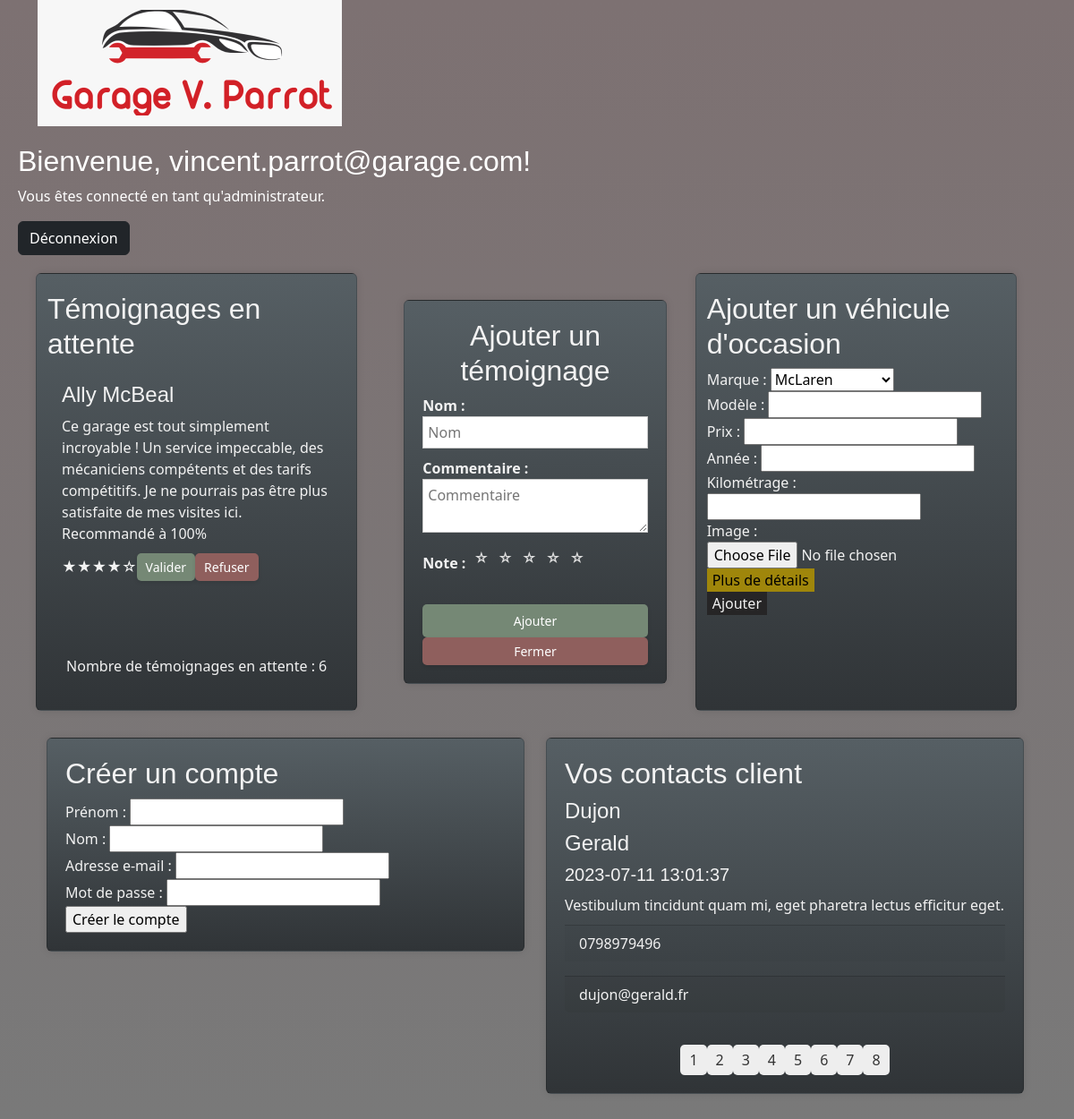
The page /css/admin.php?page_contacts=4 (signed in) on the database its author committed.
### tables this page shows
CREATE TABLE
    temoignages (
        id INT(11) AUTO_INCREMENT PRIMARY KEY,
        nom VARCHAR(255),
        commentaire TEXT,
        note INT(11),
        valide INT(11)
    );

CREATE TABLE
    contacts (
        id INT(11) AUTO_INCREMENT PRIMARY KEY,
        nom VARCHAR(255),
        prenom VARCHAR(255),
        email VARCHAR(255),
        telephone VARCHAR(20),
        message TEXT,
        created_at TIMESTAMP
    );

### css/admin.php (the view, shortened to what this page needs)
<?php
include 'employ.php';
include 'includes/traitement_creation_compte.php';
?>
<head>
</head>
<div class="container">
  <div class="row">
    <div class="col">
      <div class="card">
      <h2>Créer un compte</h2>
        <form action="includes/traitement_creation_compte.php" method="POST">
          <div class="form-group">
            <label for="prénom">Prénom :</label>
            <input type="text" id="prénom" name="prénom" required>
          </div>
          <div class="form-group">
            <label for="nom">Nom :</label>
            <input type="text" id="nom" name="nom" required>
          </div>
          <div class="form-group">
            <label for="email">Adresse e-mail :</label>
            <input type="email" id="email" name="email" required>
          </div>
          <div class="form-group">
            <label for="mot_de_passe">Mot de passe :</label>
            <input type="password" id="mot_de_passe" name="mot_de_passe" required>
          </div>
          <div class="form-group">
            <input type="submit" value="Créer le compte">
          </div>
        </form>
      </div>
    </div>
    <div class="col">
      <div class="card">
        <?php
        $perPageContacts = 1;
        $pageContacts = isset($_GET['page_contacts']) ? $_GET['page_contacts'] : 1;
        $queryContacts = "SELECT * FROM contacts";
        $stmtContacts = $connection->prepare($queryContacts);
        $stmtContacts->execute();
        $totalContacts = $stmtContacts->rowCount();
        $pagesContacts = ceil($totalContacts / $perPageContacts);
        $offsetContacts = ($pageContacts - 1) * $perPageContacts;
        $queryContacts .= " LIMIT $offsetContacts, $perPageContacts";
        $stmtContacts = $connection->prepare($queryContacts);
        $stmtContacts->execute();
        $contacts = $stmtContacts->fetchAll(PDO::FETCH_ASSOC);
        if (!empty($contacts)) {
          echo "<h2>Vos contacts client</h2>";
          echo '<div class="contact-card">';
          echo '<h4 class="card-title">' . $contacts[0]['nom'] . '</h4>';
          echo '<h4 class="card-title">' . $contacts[0]['prenom'] . '</h4>';
          echo '<h5 class="card-text">' . $contacts[0]['created_at'] . '</h5>';
          echo '<p class="card-text">' . $contacts[0]['message'] . '</p>';
          echo '<p class="card-footer">' . $contacts[0]['telephone'] . '</p>';
          echo '<p class="card-footer">' . $contacts[0]['email'] . '</p>';
          echo '</div>';
          echo '<div class="pagination">';
          for ($i = 1; $i <= $pagesContacts; $i++) {
            echo '<a href="admin.php?page_contacts=' . $i . '">' . $i . '</a> ';
          }
          echo '</div>';
        }
        ?>
      </div>
    </div>
  </div>
</div>
</body>
</html>

### css/includes/temoin_attente.php (shortened to what this page needs)
<?php
$perPageTemoignagesAttente = 1;
$pageTemoignagesAttente = isset($_GET['page_temoignages']) ? $_GET['page_temoignages'] : 1;
$queryTemoignagesAttente = "SELECT * FROM temoignages WHERE valide = 0 ORDER BY id DESC";
$stmtTemoignagesAttente = $connection->prepare($queryTemoignagesAttente);
$stmtTemoignagesAttente->execute();
$totalTemoignagesAttente = $stmtTemoignagesAttente->rowCount();
$offsetTemoignagesAttente = ($pageTemoignagesAttente - 1) * $perPageTemoignagesAttente;
$queryTemoignagesAttente .= " LIMIT $offsetTemoignagesAttente, $perPageTemoignagesAttente";
$stmtTemoignagesAttente = $connection->prepare($queryTemoignagesAttente);
$stmtTemoignagesAttente->execute();
$temoignagesAttente = $stmtTemoignagesAttente->fetchAll(PDO::FETCH_ASSOC);
echo "<h2>Témoignages en attente</h2>";
foreach ($temoignagesAttente as $temoignage) {
  echo '<div class="card-body">';
  echo '<h4 class="card-title">' . $temoignage['nom'] . '</h4>';
  echo '<p class="card-text">' . $temoignage['commentaire'] . '</p>';
  echo '<div class="rating">';
  echo generateStarRating($temoignage['note']);
  echo '</div>';
  echo '<button class="btn-valider" data-id="' . $temoignage['id'] . '">Valider</button>';
  echo '<button class="btn-refuser" data-id="' . $temoignage['id'] . '">Refuser</button>';
  echo '</div>';
}
echo '<p id="compteur_temoin">Nombre de témoignages en attente : ' . $totalTemoignagesAttente . '</p>';
?>

### css/css/index.css (style rules this page uses)
:root { --couleur-principale: #7d7172; --couleur-secondaire: #47464b; --couleur-tertiaire: #797979; --couleur-fond: #262526; --couleur-texte: #F2F2F2; }
body { font-family: "Barlow", sans-serif; color: var(--couleur-texte); background-color: var(--couleur-fond); background: linear-gradient(to bottom, var(--couleur-principale), var(--couleur-tertiaire)); }
h1, h2, h3, h4, h5 { font-family: "Rajdhani", sans-serif; }
a { color: var(--couleur-principale); }
button { background-color: var(--couleur-fond); color: var(--couleur-texte); border: none; }
.card { width: 100%; min-width: 600px; margin: 10px; padding: 20px; border-radius: 10px; box-shadow: 0 0 10px rgba(0, 0, 0, 0.1); color: var(--couleur-texte); background-color: var(--couleur-fond); background: linear-gradient(to bottom, #565F64, #303437); }

### css/css/employ.css (style rules this page uses)
.container { display: flex; flex-wrap: wrap; justify-content: flex-start; }
.row { width: 100%; }
.col { width: calc(33.33% - 20px); margin-bottom: 20px; }
.card-title { margin-top: 0; }
.card-text { margin-bottom: 10px; }
.btn-valider, .btn-refuser { padding: 5px 10px; border-radius: 5px; box-shadow: 0 2px 4px rgba(0, 0, 0, 0.1); font-size: 14px; }
.btn-valider { background-color: #758875; color: #fff; }
.btn-refuser { background-color: #8f5f5d; color: #fff; }
.pagination { display: flex; justify-content: center; margin-top: 20px; color: #fff; }
.pagination a { padding: 5px 10px; border-radius: 5px; background-color: #eee; color: #333; text-decoration: none; transition: background-color 0.3s; }

### css/css/temoin.css (style rules this page uses)
.rating { display: inline-block; }
#compteur_temoin { text-align: center; margin-top: 20%; }

### rows shown on the page
temoignages: nom "Ally McBeal", commentaire "Ce garage est tout simplement incroyable ! Un service impeccable, des mécaniciens compétents et des tarifs compétitifs. Je ne pourrais pas être plus satisfaite de mes visites ici. Recommandé à 100%", note "★★★★☆"
contacts: nom "Dujon", prenom "Gerald", created_at "2023-07-11 13:01:37", message "Vestibulum tincidunt quam mi, eget pharetra lectus efficitur eget.", telephone "0798979496", email "dujon@gerald.fr"

### other values the page prints
$_SESSION['user']['email'] "vincent.parrot@garage.com"
$_SESSION['user']['role'] "administrateur"
$totalTemoignagesAttente "6"
form field marque "McLaren"
